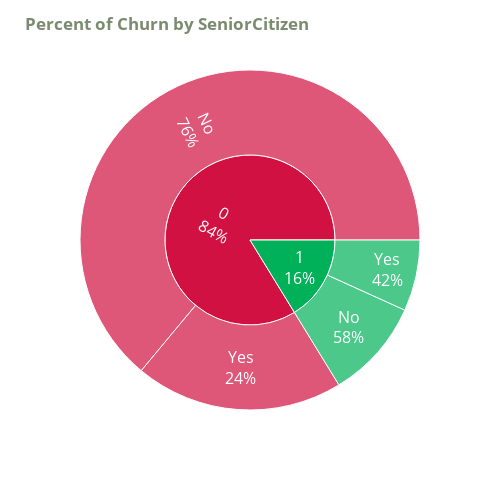

The notebook cell this image was saved under:
### Markdown cell above
We can see below, in this dataset Senior Citizen is considered somewhat a minority. 

But from the plotting, if the customer is a senior citizen, we can see they do have a rather balance tendency to churn or not. Compared to the Non-Senior Citizen, which highly tend to be loyal (Not Churning).

### Code cell
plot_sunburst('SeniorCitizen')

### Figure 1 — Plotly figure (JSON) as saved in the notebook; plotly's stock layout.template omitted (floating-point values rounded to 4 significant figures)
{"data": [{"branchvalues": "total", "domain": {"x": [0, 1], "y": [0, 1]}, "hovertemplate": "labels=%{label}<br>count=%{value}<br>parent=%{parent}<br>id=%{id}<extra></extra>", "ids": ["0/No", "1/No", "0/Yes", "1/Yes", "0", "1"], "labels": ["No", "No", "Yes", "Yes", "0", "1"], "name": "", "parents": ["0", "1", "0", "1", "", ""], "textfont": {"size": 16}, "textinfo": "label+percent parent", "type": "sunburst", "values": [4497, 666, 1393, 476, 5890, 1142]}], "layout": {"height": 500, "legend": {"tracegroupgap": 0}, "margin": {"t": 60}, "sunburstcolorway": ["#d11141", "#00b159", "#00aedb", "#f37735", "#ffc425"], "title": {"text": "<b style=\"color:#7b8b6f;\">Percent of Churn by SeniorCitizen</b>"}, "width": 500}}
